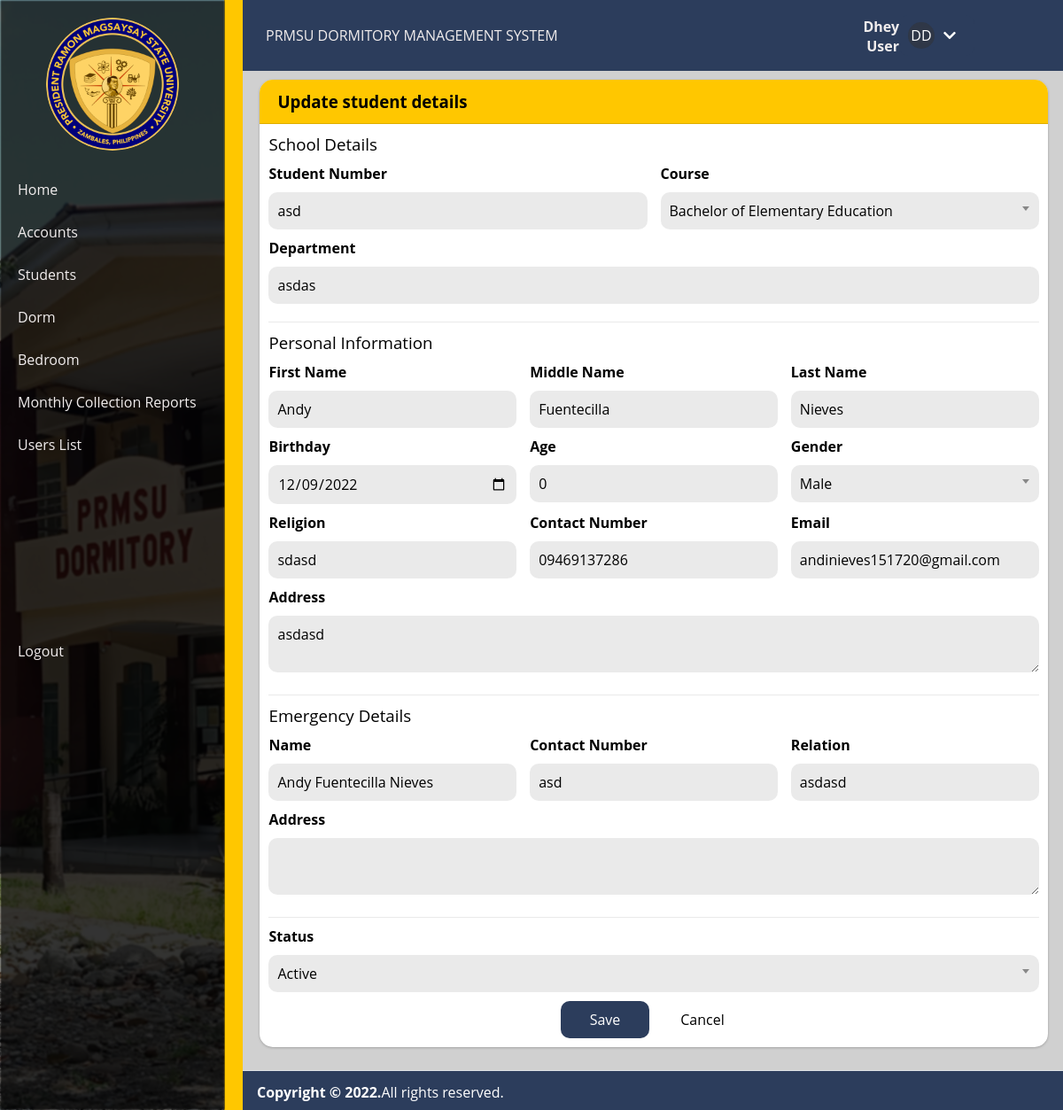
Page /admin/students/entry.php?id=2&page=edit (signed in) on the committed database.
### tables this page shows
CREATE TABLE `user_meta` (
  `id` int(11) NOT NULL,
  `user_id` int(11) NOT NULL,
  `meta_key` text NOT NULL,
  `meta_value` text NOT NULL
);

CREATE TABLE `student_list` (
  `id` int(40) NOT NULL,
  `code` varchar(100) NOT NULL,
  `firstname` text NOT NULL,
  `middlename` text NOT NULL,
  `lastname` text NOT NULL,
  `department` text NOT NULL,
  `birthdate` date DEFAULT NULL,
  `course` text NOT NULL,
  `gender` varchar(20) NOT NULL,
  `contact` text NOT NULL,
  `religion` text NOT NULL,
  `email` text NOT NULL,
  `address` text NOT NULL,
  `emergency_name` text NOT NULL,
  `emergency_contact` text NOT NULL,
  `emergency_address` text NOT NULL,
  `emergency_relation` text NOT NULL,
  `status` tinyint(1) NOT NULL DEFAULT 1,
  `delete_flag` tinyint(1) NOT NULL DEFAULT 0,
  `date_created` datetime NOT NULL DEFAULT current_timestamp(),
  `date_updated` datetime NOT NULL DEFAULT current_timestamp() ON UPDATE current_timestamp()
);

### config.php (called while the page is built, shortened)
<?php
require_once('classes/db_helper.php');
require_once('classes/SystemSettings.php');
require_once('classes/utils.php');
$SITE_NAME = "";
$ROOT_DIR = $_SERVER['DOCUMENT_ROOT'].$SITE_NAME;
?>

### classes/db_helper.php (called while the page is built, shortened)
<?php
class db {
    public  $conn;
    public $tblmeta = "user_meta";
    public function connect(){
        $this->dbname       = 'PRMSUdms_db';
        $this->dbhost       = 'localhost';
        $this->dbusername   = 'root';
        $this->dbpassword   = '';
        try{
            $this->conn = new PDO("mysql:host=$this->dbhost;dbname=$this->dbname;charset=utf8",$this->dbusername,$this->dbpassword);
            $this->conn->setAttribute(PDO::ATTR_ERRMODE, PDO::ERRMODE_EXCEPTION);
        }catch(PDOException $e){
            echo $e->getMessage();
        }
    }
    public function query($sql,$params=array()){
        $stmt   = $this->conn->prepare($sql);
        if(count($params)>0):
            foreach($params as $key => $value):
                $stmt->bindValue($key,$value);
            endforeach;
        endif;
        $stmt->execute();
        return $stmt->fetchAll(PDO::FETCH_OBJ);
    }
    public function get_user_meta($user_id, $meta_key){
        $value = array(":user_id"=>$user_id,":meta_key"=>$meta_key);
        $result = $this->query("SELECT meta_value FROM $this->tblmeta WHERE meta_key=:meta_key AND user_id=:user_id",$value);
        return count($result)==0 ? "" : $result[0]->meta_value;
    }
}
?>

### admin/students/form.php (the view, shortened to what this page needs)
<div class="card">
    <div class="card-header">
        <h3 class="card-title">Update student details</h3>
    </div>
    <div class="card-body">
        <form id="student-entry-form">
            <div class="details">
                <div class="section">
                    <h3 class="m-b">School Details</h3>
                    <div class="row">
                        <div class="col">
                            <div class="input-wrapper">
                                <div><span>Student Number</span></div>
                                <input name="code" value="<?php echo $student_data->code ?? "" ?>" />
                            </div>
                        </div>
                        <div class="col">
                            <div class="input-wrapper">
                                <div><span>Course</span></div>
                            </div>
                        </div>
                    </div>
                    <div class="row">
                        <div class="col">
                            <div class="input-wrapper">
                                <div><span>Department</span></div>
                                <input name="department" value="<?php echo $student_data->department ?? "" ?>" />
                            </div>
                        </div>
                    </div>
                </div>
                <div class="section">
                    <h3 class="m-b">Personal Information</h3>
                    <div class="row">
                        <div class="col">
                            <div class="input-wrapper">
                                <div><span>First Name</span></div>
                                <input name="firstname" value="<?php echo $student_data->firstname ?? "" ?>" />
                            </div>
                        </div>
                        <div class="col">
                            <div class="input-wrapper">
                                <div><span>Middle Name</span></div>
                                <input name="middlename" value="<?php echo $student_data->middlename ?? "" ?>" />
                            </div>
                        </div>
                        <div class="col">
                            <div class="input-wrapper">
                                <div><span>Last Name</span></div>
                                <input name="lastname" value="<?php echo $student_data->lastname ?? "" ?>" />
                            </div>
                        </div>
                    </div>
                    <div class="row">
                        <div class="col">
                            <div class="input-wrapper">
                                <div><span>Birthday</span></div>
                                <input name="birthdate" value="<?php echo $student_data->birthdate ?? "" ?>" type="date" />
                            </div>
                        </div>
                        <div class="col">
                            <div class="input-wrapper">
                                <div><span>Age</span></div>
                                <div class="static"><?php echo $age ?? "" ?></div>
                            </div>
                        </div>
                        <div class="col">
                            <div class="input-wrapper">
                                <div><span>Gender</span></div>
                            </div>
                        </div>
                    </div>
                    <div class="row">
                        <div class="col">
                            <div class="input-wrapper">
                                <div><span>Religion</span></div>
                                <input name="religion" value="<?php echo $student_data->religion ?? "" ?>" />
                            </div>
                        </div>
                        <div class="col">
                            <div class="input-wrapper">
                                <div><span>Contact Number</span></div>
                                <input name="contact" value="<?php echo $student_data->contact ?? "" ?>" />
                            </div>
                        </div>
                        <div class="col">
                            <div class="input-wrapper">
                                <div><span>Email</span></div>
                                <input name="email" value="<?php echo $student_data->email ?? "" ?>" />
                            </div>
                        </div>
                    </div>
                    <div class="row">
                        <div class="col">
                            <div class="input-wrapper">
                                <div><span>Address</span></div>
                                <textarea name="address"><?php echo $student_data->address ?? "" ?></textarea>
                            </div>
                        </div>
                    </div>
                </div>
                <div class="section">
                    <h3 class="m-b">Emergency Details</h3>
                    <div class="row">
                        <div class="col">
                            <div class="input-wrapper">
                                <div><span>Name</span></div>
                                <input name="emergency_name" value="<?php echo $student_data->emergency_name ?? "" ?>" />
                            </div>
                        </div>
                        <div class="col">
                            <div class="input-wrapper">
                                <div><span>Contact Number</span></div>
                                <input name="emergency_contact"
                                    value="<?php echo $student_data->emergency_contact ?? "" ?>" />
                            </div>
                        </div>
                        <div class="col">
                            <div class="input-wrapper">
                                <div><span>Relation</span></div>
                                <input name="emergency_relation"
                                    value="<?php echo $student_data->emergency_relation ?? "" ?>" />
                            </div>
                        </div>
                    </div>
                    <div class="row">
                        <div class="col">
                            <div class="input-wrapper">
                                <div><span>Address</span></div>
                                <textarea
                                    name="emergency_address"><?php echo $student_data->emergency_address ?? "" ?></textarea>
                            </div>
                        </div>
                    </div>
                </div>
                <div class="input-wrapper">
                    <div><span>Status</span></div>
                </div>
                <div class="justify-content m-t">
                    <button class="btn btn-default m-r" type="submit">Save</button>
                    <a class="btn btn-flat" href="<?php echo $SITE_NAME ?>/admin/student.php">Cancel</a>
                </div>
            </div>
        </form>
    </div>

### classes/utils.php (shortened to what this page needs)
<?php
    function profile_avatar($user) {
        global $ROOT_DIR;
        $initials = isset($user->first_name) ? substr(($user->first_name ?? ""), 0, 1).substr(($user->last_name ?? ""), 0, 1) : '?';
        $is_exist = file_exists("$ROOT_DIR/img/avatars/$user->profile_avatar");
        return  $is_exist == 1 ? "<img class='profile-avatar-thumb' src='/img/avatars/$user->profile_avatar' />" : "<div class='no-image'>$initials</div>";
    }
?>

### css/style.css (style rules this page uses)
* { list-style: none; text-decoration: none; margin: 0; padding: 0; box-sizing: border-box; font-family: 'Open Sans', sans-serif; }
body { background: #D0D0D0; }
.card { box-shadow: 0 0 1px rgb(0 0 0 / 13%), 0 1px 3px rgb(0 0 0 / 20%); margin-bottom: 1rem; }
.card { position: relative; display: -ms-flexbox; display: flex; -ms-flex-direction: column; flex-direction: column; min-width: 0; word-wrap: break-word; background-color: #fff; background-clip: border-box; border: 0 solid rgba(0, 0, 0, 0.125); border-radius: 15px; flex-direction: column; }
.card-header:first-child { border-radius: calc(0.25rem - 0) calc(0.25rem - 0) 0 0; }
.card-header { background-color: rgb(255 199 0); border-bottom: 1px solid rgba(0, 0, 0, 0.125); padding: 0.75rem 1.25rem; margin-bottom: 0; position: relative; border-top-left-radius: 15px; border-top-right-radius: 15px; }
.card-body { -ms-flex: 1 1 auto; flex: 1 1 auto; min-height: 1px; padding: 10px; }
.btn.btn-flat { color: #000; background-color: #FFF; padding: 8px 10px; border-radius: 10px; box-shadow: none; }
.btn.btn-default { border-radius: 10px !important; border-color: #ddd !; color: #FFF !important; background-color: #2c3d5c !important; }
.btn { display: inline-block; font-weight: 400; color: #212529; text-align: center; vertical-align: middle; -webkit-user-select: none; -moz-user-select: none; -ms-user-select: none; user-select: none; background-color: transparent; border: 1px solid transparent; padding: 0.375rem 0.75rem; font-size: 1rem; line-height: 1.5; border-radius: 0.25rem; transition: color 0.15s ease-in-out, background-color 0.15s ease-in-out, border-color 0.15s ease-in-out, box-shadow 0.15s ease-in-out; min-width: 100px !important; cursor: pointer; }
button, [type="button"], [type="reset"], [type="submit"] { -webkit-appearance: button; }
button, select { text-transform: none; }
a { color: #007bff; text-decoration: none; background-color: transparent; }
button, input { overflow: visible; }
input, button, select, optgroup, textarea { margin: 0; font-family: inherit; font-size: inherit; }
.row { display: -ms-flexbox; display: flex; -ms-flex-wrap: wrap; flex-wrap: wrap; margin-right: -7.5px; margin-left: -7.5px; }
.col-1, .col-2, .col-3, .col-4, .col-5, .col-6, .col-7, .col-8, .col-9, .col-10, .col-11, .col-12, .col, .col-auto, .col-sm-1, .col-sm-2, .col-sm-3, .col-sm-4, .col-sm-5, .col-sm-6, .col-sm-7, .col-sm-8, .col-sm-9, .col-sm-10, .col-sm-11, .col-sm-12, .col-sm, .col-sm-auto, .col-md-1, .col-md-2, .col-md-3, .col-md-4, .col-md-5, .col-md-6, .col-md-7, .col-md-8, .col-md-9, .col-md-10, .col-md-11, .col-md-12, .col-md, .col-md-auto, .col-lg-1, .col-lg-2, .col-lg-3, .col-lg-4, .col-lg-5, .col-lg-6, .col-lg-7, .col-lg-8, .col-lg-9, .col-lg-10, .col-lg-11, .col-lg-12, .col-lg, .col-lg-auto, .col-xl-1, .col-xl-2, .col-xl-3, .col-xl-4, .col-xl-5, .col-xl-6, .col-xl-7, .col-xl-8, .col-xl-9, .col-xl-10, .col-xl-11, .col-xl-12, .col-xl, .col-xl-auto { position: relative; width: 100%; padding-right: 7.5px; padding-left: 7.5px; }
.m-t { margin-top: 10px; }
.m-r { margin-right: 10px; }
.m-b { margin-bottom: 10px; }
.row { display: flex; flex-direction: row; }
.col { flex: 1; }
.input-wrapper { margin-bottom: 10px; }
.input-wrapper div { margin-bottom: 10px; }
.input-wrapper span { font-weight: bold; }
.input-wrapper input, .input-wrapper textarea, .input-wrapper select,.input-wrapper .static, .select2, .dataTables_wrapper .dataTables_length label select, .dataTables_wrapper .dataTables_filter label input { padding: 10px; border-radius: 10px; background-color: rgba(50,50,50,0.1) !important; border: none; width: 100%; min-height: 38px; }
.details h3 { font-weight: normal; }
.details>.section { border-bottom: 1px solid rgba(50,50,50,0.1); margin: 0 0 10px 0 !important; width: 100% !important; padding-bottom: 10px; }
.justify-content { display: flex; justify-content: center; }
.no-image, .profile-avatar-thumb { height: 30px; width: 30px; border-radius: 15px; background-color: rgba(50,50,50,0.5) !important; color: #FFF; display: flex; justify-content: center; align-items: center; }

### css/header-footer.css (style rules this page uses)
.wrapper .section { width: calc(100% - 225px); margin-left: 225px; transition: all 0.5s ease; }

### rows in the picture
user_meta: meta_value "DD"
student_list: code "asd", department "asdas", firstname "Andy", middlename "Fuentecilla", lastname "Nieves", birthdate "12/09/2022", birthdate "0", religion "sdasd", contact "09469137286", email "andinieves151720@gmail.com", address "asdasd", emergency_name "Andy Fuentecilla Nieves", emergency_contact "asd", emergency_relation "asdasd"

### other values in the picture
$_SESSION['username'] "Dhey"
$user_types[$_SESSION['id']] "User"
